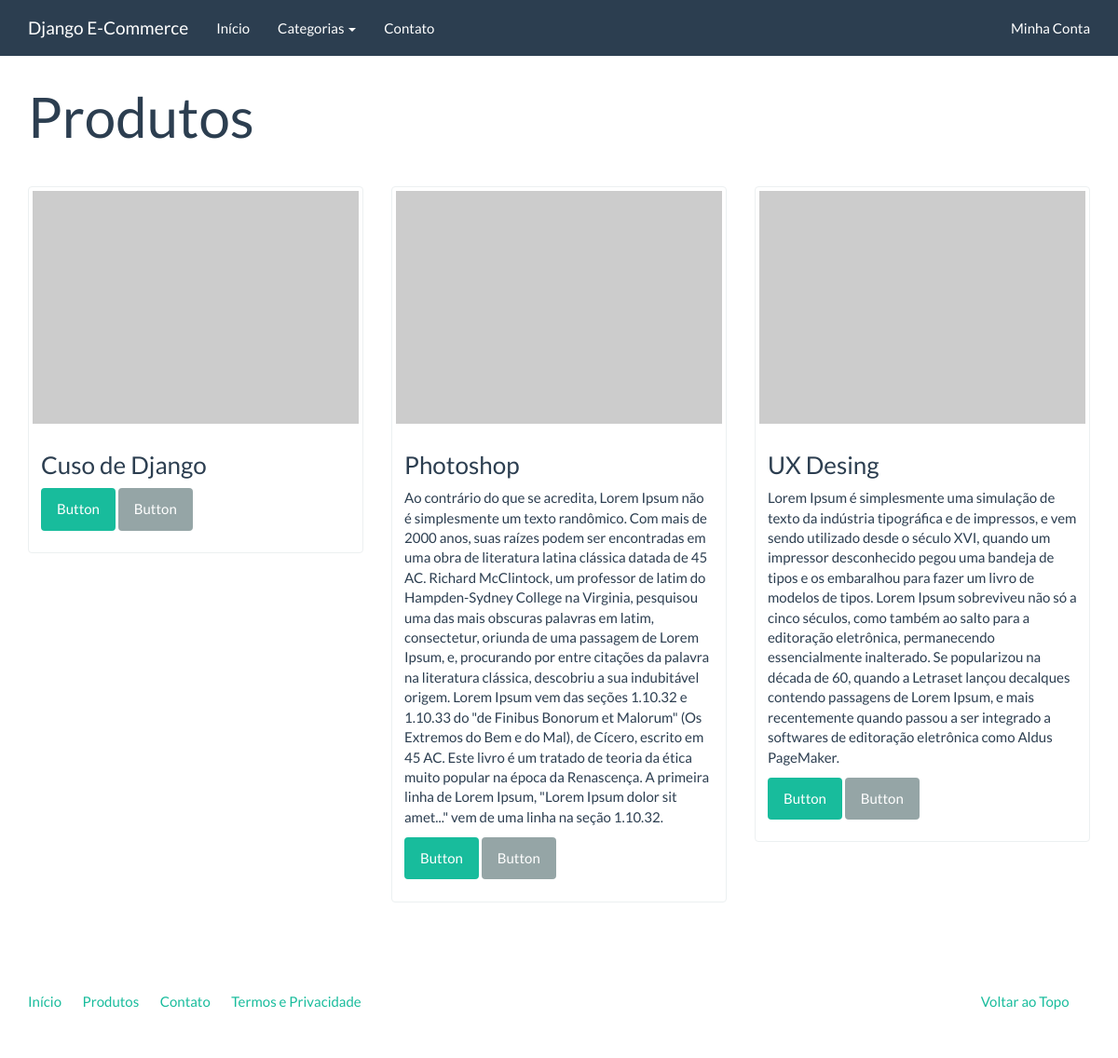
Screenshot of /catalogo/ with the database file from the repository.
### catalog/models.py (models this page shows)
class Product(models.Model):
    name = models.CharField('Nome', max_length=100)
    slug = models.SlugField('Identificador', max_length=100)
    category = models.ForeignKey('catalog.Category', verbose_name='Categoria')
    description = models.TextField('Descrição', blank=True)
    price = models.DecimalField('Preço', decimal_places=2, max_digits=8)
    created = models.DateTimeField('Criado em', auto_now_add=True)
    modified = models.DateTimeField('Modificado em', auto_now=True)
    class Meta:
        verbose_name = 'Produto'
        verbose_name_plural = 'Produtos'
        ordering = ['name']
    def __str__(self):
        return self.name
    def get_absolute_url(self):
        return reverse('catalog:product',kwargs={'slug':self.slug})

### catalog/views.py (the view)
def product_list(request):
    context = {
        'product_list': Product.objects.all()
    }
    return render(request, 'catalog/product_list.html', context)

### catalog/context_processors.py (called while the page is built)
def categories(request):
    return{
        'categories': Category.objects.all()
    }

### catalog/models.py (called while the page is built)
    def get_absolute_url(self):
        return reverse('catalog:category', kwargs={'slug': self.slug})

### catalog/templates/catalog/product_list.html (shortened to what this page needs)
{% extends "base.html" %}
{% block container %}
<div class="page-header">
    <h1>Produtos</h1>
</div>
<div class="row">
  {% for product  in product_list  %}
    <div class="col-sm-6 col-md-4">
        <div class="thumbnail">
            <a href="{{ product.get_absolute_url }}">
                <img src="http://placehold.it/350x250" alt="" />
            </a>
            <div class="caption">
                <h3>{{product}}</h3>
                <p>{{product.description|linebreaks}}</p>
                <p><a href="{{ product.get_absolute_url }}" class="btn btn-success" role="button">Button</a> <a href="#" class="btn btn-default" role="button">Button</a></p>
            </div>
        </div>
    </div>
  {% endfor %}
</div>
{% endblock %}

### core/templates/base.html (shortened to what this page needs)
<!DOCTYPE html>
{% load static %}
<html lang="en">
<head>
	<link rel="stylesheet" href="{% static 'assets/bootstrap.min.css' %}" media="screen" />
	<link rel="stylesheet" href="{% static 'assets/custom.min.css' %}" media="screen" />
</head>
<body>
    <div class="navbar navbar-default navbar-fixed-top">
      <div class="container">
        <div class="navbar-header">
          <a href="" class="navbar-brand">Django E-Commerce</a>
        </div>
        <div class="navbar-collapse collapse" id="navbar-main">
          <ul class="nav navbar-nav">
            <li>
              <a href= "{% url 'index' %}" >Início</a>
            </li>
            <li class="dropdown">
              <a class="dropdown-toggle" data-toggle="dropdown" href=" {% url 'catalog:product_list' %} " id="download">Categorias <span class="caret"></span></a>
            </li>
			<li>
				<a href="{% url 'contact' %}">Contato</a>
			</li>
          </ul>
          <ul class="nav navbar-nav navbar-right">
            <li><a href="#">Minha Conta</a></li>
          </ul>
        </div>
      </div>
    </div>
    <div class="container">
{% block container %}
{% endblock %}
		<footer>
			<div class="row">
			  <div class="col-lg-12">
			    <ul class="list-unstyled">
			      <li class="pull-right"><a href="#top">Voltar ao Topo</a></li>
			      <li><a href="">Início</a></li>
			      <li><a href="">Produtos</a></li>
			      <li><a href="">Contato</a></li>
			      <li><a href="">Termos e Privacidade</a></li>
			    </ul>
			  </div>
			</div>
		</footer>
	</div>
</body>
</html>

### rows the page displays
Product: name "Cuso de Django"
Product: name "Photoshop", description "Ao contrário do que se acredita, Lorem Ipsum não é simplesmente um texto randômico. Com mais de 2000 anos, suas raízes podem ser encontradas em uma obra de literatura latina clássica datada de 45 AC. Richard McClintock, um professor de latim do Hampden-Sydney College na Virginia, pesquisou uma das mais obscuras palavras em latim, consectetur, oriunda de uma passagem de Lorem Ipsum, e, procurando por entre citações da palavra na literatura clássica, descobriu a sua indubitável origem. Lorem Ipsum vem das seções 1.10.32 e 1.10.33 do \"de Finibus Bonorum et Malorum\" (Os Extremos do Bem e do Mal), de Cícero, escrito em 45 AC. Este livro é um tratado de teoria da ética muito popular na época da…"
Product: name "UX Desing", description "Lorem Ipsum é simplesmente uma simulação de texto da indústria tipográfica e de impressos, e vem sendo utilizado desde o século XVI, quando um impressor desconhecido pegou uma bandeja de tipos e os embaralhou para fazer um livro de modelos de tipos. Lorem Ipsum sobreviveu não só a cinco séculos, como também ao salto para a editoração eletrônica, permanecendo essencialmente inalterado. Se popularizou na década de 60, quando a Letraset lançou decalques contendo passagens de Lorem Ipsum, e mais recentemente quando passou a ser integrado a softwares de editoração eletrônica como Aldus PageMaker."
